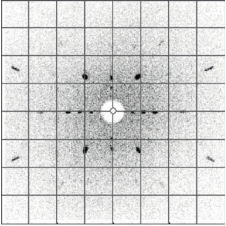
#> input picture MaterialsAutomated7-LaueOverlay/HoFeO3.PNG, 226 x 226 px
$ jupyter execute --allow-errors MaterialsAutomated7.ipynb
#> lines starting #> are read from the running program, lines starting #| are printed output that depends on the picture
[cell 1]
#
# This MaterialsAutomated example shows how to overlay simulated Laue spots on
# experimental data in an automated fashion.
#
# It utilizes an existing open-source Laue diffraction analysis toolkit, LaueTools:
#   https://gitlab.esrf.fr/micha/lauetools
#
# If the goal is to analyze a single or small number of data sets in isolation,
# and manually, the LaueTools GUI can be used directly.
#

#
# This cell defines the main function that does most of the work: calcLaue
# It takes as input:
#   detdimxy: a 2-tuple of the number of pixels along the x and y axis of the detector
#   latticeparam: a list containing the unit cell size and shape [a,b,c,alpha,beta,gamma]
#                 (in units of Angstrom and degrees)
#   Extinc: extinction conditions, i.e. which spots should be removed due to glide planes,
#           centering operators, etc. See full details in ApplyExtinctionrules in
#           https://gitlab.esrf.fr/micha/lauetools/-/blob/master/LaueTools/CrystalParameters.py
#   UB: Orientation matrix for the crystal grain. This tool assumes that the incident
#       beam is parallel to the x-axis.
#   dd: Shortest Sample-Detector distance in mm (default: 30 mm)
#   betgam: 2-tuple defining the beta and gamma angles for the detector; see
#           https://gitlab.esrf.fr/micha/lauetools/-/blob/master/LaueTools/LaueGeometry.py
#           for details; the most common need is to adjust gamma to reflect a rotation in the
#           plane of the detector.
#   Ecut: Minimum and maximum energies of allowed reflections in KeV [assumes x-rays].
#         If data is neutron or electrons, give the range of X-ray energies that correspond
#         to the wavelength range of the neutron or electron source.
#   pixsize: Size of each pixel (including dead area) in mm (default: 0.15 mm)
#   trans: If True, transmission mode, if False, reflection mode (default: False)
#
# The basic algorithm is to compute the position on the detector for every possible hkl
# in the range (-30,30) for each h,k,l component that is not extinct by symmetry, and then
# only keep those that fall on the detector and fit the given energy window.
#
# Returns a 5-tuple of h,k,l,x,y (indices and detector pixel positions)
#
import numpy as np
from LaueTools.lauecore import calcSpots_fromHKLlist
import LaueTools.CrystalParameters as CP
def calcLaue(detdimxy,latticeparam,Extinc=None,UB=np.identity(3),dd=30,betgam=(0.0,0.0),Ecut=(5.0,15.0),pixsize=0.15,trans=False):
    B0=CP.calc_B_RR(latticeparam)
    HKLs=[]
    for i in range(-30,30):
        for j in range(-30,30):
            for k in range(-30,30):
                HKLs.append([i,j,k])
    HKLs=np.array(HKLs)
    HKLs=CP.ApplyExtinctionrules(HKLs,Extinc)
    dictCCD = {}
    dictCCD["dim"] = detdimxy # pixels x pixels
    dictCCD["CCDparam"] = [dd,detdimxy[0]/2,detdimxy[1]/2,*betgam]
    dictCCD["pixelsize"] = pixsize # pixel size
    if trans:
        dictCCD["kf_direction"] = 'X>0' # transmission
    else:
        dictCCD["kf_direction"] = 'X<0' # back-reflection
    spots = calcSpots_fromHKLlist(UB, B0, HKLs, dictCCD)
    (H, K, L, Qx, Qy, Qz, X, Y, twthe, chi, Energy) = spots
    subset = []
    for i in range(0,len(X)):
        if X[i] >= 0 and X[i] < detdimxy[0] and Y[i] >= 0 and Y[i] < detdimxy[1] and Energy[i]>=Ecut[0] and Energy[i]<=Ecut[1]:
            subset.append([H[i],K[i],L[i],X[i],Y[i]])
    HKLss = np.array(subset,dtype=np.int64)[:,0:3].T
    XYss = np.array(subset)[:,3:5].T
    return (HKLss[0],HKLss[1],HKLss[2],XYss[0],XYss[1])

[cell 2]
#
# Given an image and a set of laue spots, returns a new image
# with the predicted spots overlaid on the image.
#
from PIL import ImageDraw
def overlayLaue(iminp,spots,size=1,color="red"):
    im = iminp.copy()
    spots = np.array(spots).T
    draw = ImageDraw.Draw(im)
    for i in range(0,len(spots)):
        draw.ellipse((spots[i][3]-size,spots[i][4]-size,spots[i][3]+size,spots[i][4]+size),fill=color,outline=color)
    return im

[cell 3]
#
# Example use of the above functions for HoFeO3 from the literature.
# M. Shao, et al. J. Cryst. Growth 318, 947-50 (2011)
#
from PIL import Image
import ase.io
HoFeO3Laue = Image.open("HoFeO3.PNG")
#> HoFeO3Laue is the input picture: PIL image 226x226 RGBA; mean R, G, B, A 212.9, 213.2, 212.6, 255
#> (the rest of this cell did not finish here and is left out)

[cell 4]
#
# Example use of the above functions for Nb3Br8 as provided
# in issue #9. In this case, the raw Laue image is a flat
# file containing 256x256 16-bit unsigned ints in big
# endian format, and the crystal has c oriented along the
# beam source axis, instead of a.
#
from PIL import Image
import ase.io
# Read 16-bit Laue image
#> (the rest of this cell did not finish here and is left out)

[cell 5]
#
# Example use of LaueTools to do automatic peak finding/extraction
# from an 8-bit, RGB png input datafile
#
from PIL import Image
import LaueTools.readmccd as rmccd
# Convert to grayscale on load
pic = Image.open("HoFeO3-PP.PNG").convert('L')
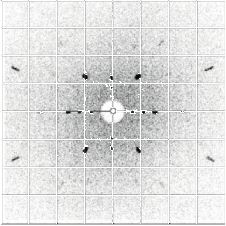
#> input picture MaterialsAutomated7-LaueOverlay/HoFeO3-PP.PNG, 226 x 226 px
# Invert image so bright points are spots
nppic = np.array(pic)
nppic = np.full(nppic.shape,255,dtype=np.uint8) - nppic
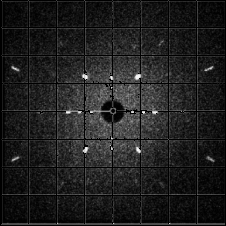
#> nppic: shape (226, 226); min 0, max 247, mean 32.1
nppic = np.array(nppic,dtype=np.uint16)*256
# Do peak search
#> (the rest of this cell did not finish here and is left out)
